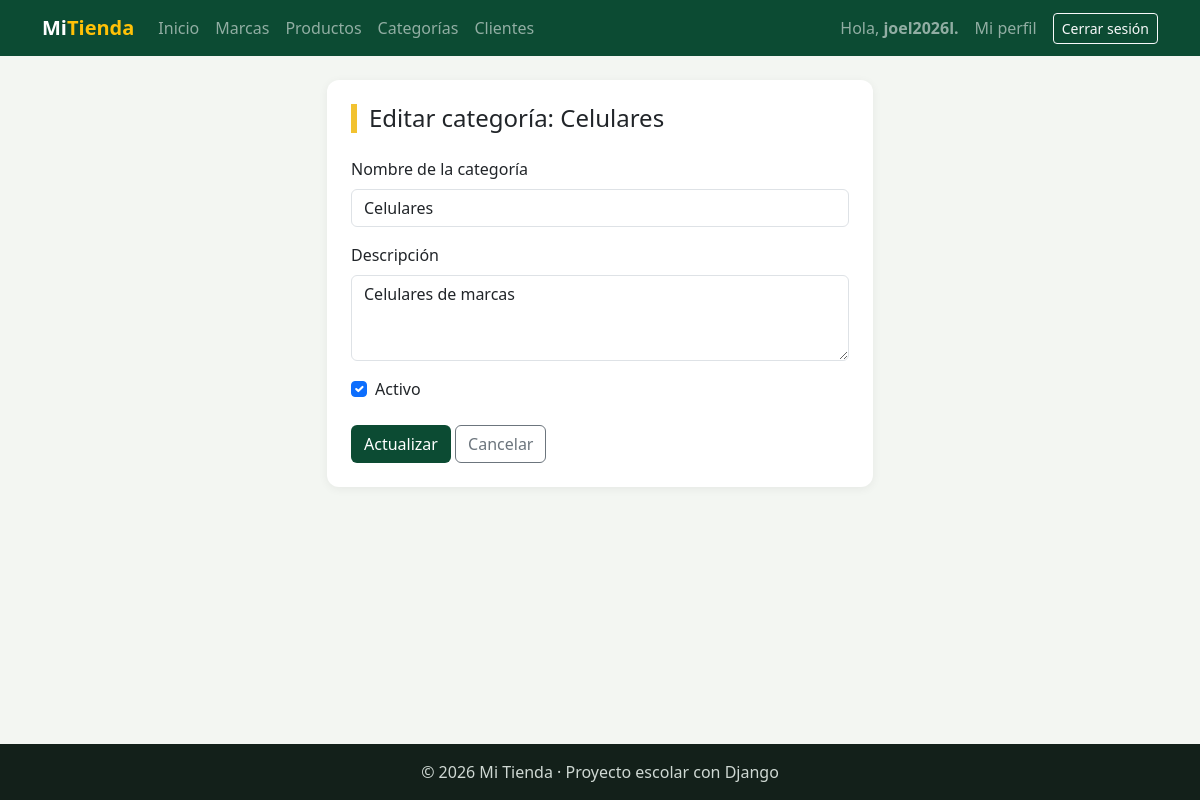
Screenshot of /facturacion/categorias/editar/3/ (signed in) with the database file from the repository.
### facturacion/models.py (models this page shows, shortened)
class Categoria(models.Model):                   # Hereda de models.Model → Django la convierte en tabla
    nombre = models.CharField(                   # CharField = texto corto → columna VARCHAR
        max_length=60,                           #   máximo 60 letras (OBLIGATORIO en CharField)
        unique=True,                             #   no puede haber dos categorías con el mismo nombre
    )
    descripcion = models.TextField(blank=True)   # TextField = texto largo. blank=True: el formulario lo deja vacío
    activo = models.BooleanField(default=True)   # Verdadero/Falso. default: valor si no se indica otro
    class Meta:                                  # Meta = configuración de la TABLA (no son columnas)
        verbose_name = "Categoría"               #   nombre en singular (se ve en el admin y en errores)
        verbose_name_plural = "Categorías"       #   nombre en plural
        ordering = ["nombre"]                    #   orden por defecto de las consultas: A → Z

### facturacion/views.py (the view)
# urls.py: path("categorias/editar/<int:pk>/", views.categoria_editar, name="categoria_editar"),
@login_required
def categoria_editar(request, pk):                         # UPDATE. pk viene de la URL: /categorias/editar/3/
    categoria = get_object_or_404(Categoria, pk=pk)        # Buscamos la categoría o mostramos 404
    if request.method == "POST":                           # POST: presionó "Actualizar"
        form = CategoriaForm(request.POST, instance=categoria)   # Datos nuevos + la categoría que se cambia
        if form.is_valid():
            form.save()                                    # UPDATE (no INSERT, gracias a instance)
            messages.success(request, f"Categoría «{categoria.nombre}» actualizada.")
            return redirect("facturacion:categoria_lista")
        messages.error(request, "Revisa los campos marcados en rojo.")
    else:                                                  # GET: clic en "Editar"
        form = CategoriaForm(instance=categoria)           # Formulario LLENO con los datos actuales
    contexto = {"titulo": f"Editar categoría: {categoria.nombre}", "form": form, "boton": "Actualizar"}
    return render(request, "facturacion/categoria_form.html", contexto)   # El mismo template de crear

### facturacion/forms.py (shortened to what this page needs)
class CategoriaForm(forms.ModelForm):
    class Meta:
        model = Categoria                                # Sale del modelo Categoria
        fields = ["nombre", "descripcion", "activo"]     # Los 3 campos del modelo, en este orden
        labels = {
            "nombre": "Nombre de la categoría",
            "descripcion": "Descripción",
        }
        widgets = {
            "nombre": forms.TextInput(attrs={"class": "form-control", "placeholder": "Ej: Laptops"}),
            "descripcion": forms.Textarea(attrs={"class": "form-control", "rows": 3}),
            "activo": forms.CheckboxInput(attrs={"class": "form-check-input"}),
        }

### facturacion/templates/facturacion/categoria_form.html (shortened to what this page needs)
{% extends "base.html" %}
{% block contenido %}
<div class="row justify-content-center">
    <div class="col-md-7 col-lg-6">
        <div class="tarjeta">
            <h1 class="h4 titulo-pagina mb-4">{{ titulo }}</h1>
            <form method="post" novalidate>
                <div class="mb-3">
                    <label class="form-label" for="{{ form.nombre.id_for_label }}">{{ form.nombre.label }}</label>
                    {{ form.nombre }}
                </div>
                <div class="mb-3">
                    <label class="form-label" for="{{ form.descripcion.id_for_label }}">{{ form.descripcion.label }}</label>
                    {{ form.descripcion }}
                </div>
                <div class="form-check mb-4">
                    {{ form.activo }}
                    <label class="form-check-label" for="{{ form.activo.id_for_label }}">Activo</label>
                </div>
                <button type="submit" class="btn btn-verde">{{ boton }}</button>
                <a href="{% url 'facturacion:categoria_lista' %}" class="btn btn-outline-secondary">Cancelar</a>
            </form>
        </div>
    </div>
</div>
{% endblock %}

### templates/base.html (shortened to what this page needs)
{% load static %}
<!DOCTYPE html>
<html lang="es">
<head>
    <link href="https://cdn.jsdelivr.net/npm/bootstrap@5.3.3/dist/css/bootstrap.min.css" rel="stylesheet">
    <link rel="stylesheet" href="{% static 'css/estilos.css' %}">
</head>
<body>
    <nav class="navbar navbar-expand-lg navbar-dark barra">
        <div class="container">
            <a class="navbar-brand fw-bold" href="{% url 'home' %}">Mi<span class="text-warning">Tienda</span></a>
            <div class="collapse navbar-collapse" id="menu">
                <ul class="navbar-nav me-auto">
                    <li class="nav-item"><a class="nav-link" href="{% url 'home' %}">Inicio</a></li>
                    {% if user.is_authenticated %}
                        <li class="nav-item"><a class="nav-link" href="{% url 'facturacion:marca_lista' %}">Marcas</a></li>
                        <li class="nav-item"><a class="nav-link" href="{% url 'facturacion:producto_lista' %}">Productos</a></li>
                         <li class="nav-item"><a class="nav-link" href="{% url 'facturacion:categoria_lista' %}">Categorías</a></li>
                        <li class="nav-item"><a class="nav-link" href="{% url 'facturacion:cliente_lista' %}">Clientes</a></li>
                    {% endif %}
                </ul>
                <ul class="navbar-nav align-items-lg-center gap-2">
                    {% if user.is_authenticated %}
                        <li class="nav-item navbar-text">Hola, <b>{{ user.username }}</b></li>
                        <li class="nav-item"><a class="nav-link" href="{% url 'facturacion:mi_perfil' %}">Mi perfil</a></li>
                        <li class="nav-item">
                            <form method="post" action="{% url 'logout' %}" class="m-0">
                                <button type="submit" class="btn btn-sm btn-outline-light">Cerrar sesión</button>
                            </form>
                        </li>
                    {% else %}
                        <li class="nav-item"><a class="nav-link" href="{% url 'login' %}">Ingresar</a></li>
                        <li class="nav-item"><a class="btn btn-sm btn-warning" href="{% url 'registro' %}">Crear cuenta</a></li>
                    {% endif %}
                </ul>
            </div>
        </div>
    </nav>
    <main class="container py-4">
        {% block contenido %}{% endblock %}
    </main>
    <footer class="pie text-center py-3">© 2026 Mi Tienda · Proyecto escolar con Django</footer>
</body>
</html>

### static/CSS/estilos.css (style rules this page uses)
:root { --verde: #0c4b33; --verde-claro: #2f9e6e; --amarillo: #f2c230; }
body { background-color: #f3f6f2; min-height: 100vh; display: flex; flex-direction: column; }
main { flex: 1; }
.barra { background-color: var(--verde); }
.titulo-pagina { border-left: 6px solid var(--amarillo); padding-left: 12px; }
.tarjeta { background: white; border-radius: 12px; padding: 24px; box-shadow: 0 2px 10px rgba(0,0,0,.06); }
.btn-verde { background-color: var(--verde); color: white; }
.pie { background-color: #13201a; color: #cfd8d3; }

### rows the page displays
Categoria: nombre "Celulares", descripcion "Celulares de marcas", activo "☑"

### other values shown
{{ user.username }} "joel2026l."
{{ titulo }} "Editar categoría: Celulares"
{{ boton }} "Actualizar"
